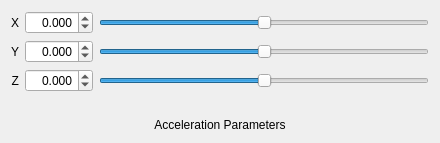
                <widget class="QWidget" name="AccelerationPage">
                 <layout class="QGridLayout" name="gridLayout_31">
                  <item row="0" column="0">
                   <widget class="QLabel" name="AccelerationParametersXLabel">
                    <property name="text">
                     <string>X</string>
                    </property>
                    <property name="alignment">
                     <set>Qt::AlignRight|Qt::AlignTrailing|Qt::AlignVCenter</set>
                    </property>
                   </widget>
                  </item>
                  <item row="0" column="1">
                   <widget class="QDoubleSpinBox" name="AccelerationParametersXSpinBox">
                    <property name="alignment">
                     <set>Qt::AlignRight|Qt::AlignTrailing|Qt::AlignVCenter</set>
                    </property>
                    <property name="decimals">
                     <number>3</number>
                    </property>
                    <property name="minimum">
                     <double>-10.000000000000000</double>
                    </property>
                    <property name="maximum">
                     <double>10.000000000000000</double>
                    </property>
                    <property name="singleStep">
                     <double>0.100000000000000</double>
                    </property>
                   </widget>
                  </item>
                  <item row="0" column="2">
                   <widget class="QSlider" name="AccelerationParametersXSlider">
                    <property name="minimum">
                     <number>-100</number>
                    </property>
                    <property name="maximum">
                     <number>100</number>
                    </property>
                    <property name="orientation">
                     <enum>Qt::Horizontal</enum>
                    </property>
                   </widget>
                  </item>
                  <item row="1" column="0">
                   <widget class="QLabel" name="AccelerationParametersYLabel">
                    <property name="text">
                     <string>Y</string>
                    </property>
                    <property name="alignment">
                     <set>Qt::AlignRight|Qt::AlignTrailing|Qt::AlignVCenter</set>
                    </property>
                   </widget>
                  </item>
                  <item row="1" column="1">
                   <widget class="QDoubleSpinBox" name="AccelerationParametersYSpinBox">
                    <property name="alignment">
                     <set>Qt::AlignRight|Qt::AlignTrailing|Qt::AlignVCenter</set>
                    </property>
                    <property name="decimals">
                     <number>3</number>
                    </property>
                    <property name="minimum">
                     <double>-10.000000000000000</double>
                    </property>
                    <property name="maximum">
                     <double>10.000000000000000</double>
                    </property>
                    <property name="singleStep">
                     <double>0.100000000000000</double>
                    </property>
                   </widget>
                  </item>
                  <item row="1" column="2">
                   <widget class="QSlider" name="AccelerationParametersYSlider">
                    <property name="minimum">
                     <number>-100</number>
                    </property>
                    <property name="maximum">
                     <number>100</number>
                    </property>
                    <property name="orientation">
                     <enum>Qt::Horizontal</enum>
                    </property>
                   </widget>
                  </item>
                  <item row="2" column="0">
                   <widget class="QLabel" name="AccelerationParametersZLabel">
                    <property name="text">
                     <string>Z</string>
                    </property>
                    <property name="alignment">
                     <set>Qt::AlignRight|Qt::AlignTrailing|Qt::AlignVCenter</set>
                    </property>
                   </widget>
                  </item>
                  <item row="2" column="1">
                   <widget class="QDoubleSpinBox" name="AccelerationParametersZSpinBox">
                    <property name="alignment">
                     <set>Qt::AlignRight|Qt::AlignTrailing|Qt::AlignVCenter</set>
                    </property>
                    <property name="decimals">
                     <number>3</number>
                    </property>
                    <property name="minimum">
                     <double>-10.000000000000000</double>
                    </property>
                    <property name="maximum">
                     <double>10.000000000000000</double>
                    </property>
                    <property name="singleStep">
                     <double>0.100000000000000</double>
                    </property>
                   </widget>
                  </item>
                  <item row="2" column="2">
                   <widget class="QSlider" name="AccelerationParametersZSlider">
                    <property name="minimum">
                     <number>-100</number>
                    </property>
                    <property name="maximum">
                     <number>100</number>
                    </property>
                    <property name="orientation">
                     <enum>Qt::Horizontal</enum>
                    </property>
                   </widget>
                  </item>
                  <item row="3" column="0" colspan="3">
                   <spacer name="verticalSpacer_28">
                    <property name="orientation">
                     <enum>Qt::Vertical</enum>
                    </property>
                    <property name="sizeType">
                     <enum>QSizePolicy::Fixed</enum>
                    </property>
                    <property name="sizeHint" stdset="0">
                     <size>
                      <width>418</width>
                      <height>20</height>
                     </size>
                    </property>
                   </spacer>
                  </item>
                  <item row="4" column="0" colspan="3">
                   <widget class="QLabel" name="AccelerationParametersLabel">
                    <property name="text">
                     <string>Acceleration Parameters</string>
                    </property>
                    <property name="alignment">
                     <set>Qt::AlignCenter</set>
                    </property>
                   </widget>
                  </item>
                 </layout>
                </widget>
